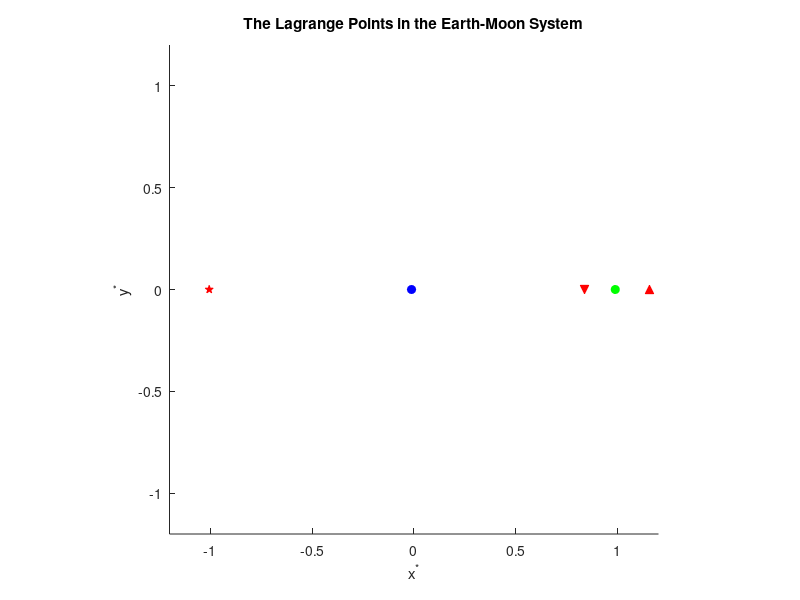

Write the MATLAB code that produced this figure. (Note: this script raises an error after producing the figure.)
function lagrange_points_example
    % These masses represent the Earth-Moon system
    m1 = 5.974E24; % kg
    m2 = 7.348E22; % kg
    pi2 = m2/(m1 + m2);

    function y = collinear_lagrange(xstar)
        firstterm = xstar;
        secondterm = (1 - pi2) ./ abs(xstar + pi2).^3 .* (xstar + pi2);
        thirdterm = pi2 ./ abs(xstar - 1 + pi2).^3 .* (xstar - 1 + pi2);
        y = firstterm - secondterm - thirdterm;
    end
    options = optimset('Display','iter');
    L_2 = fzero(@collinear_lagrange,[1, 1.5],options);
    L_1 = fzero(@collinear_lagrange,[0.01, 0.97],options);
    L_3 = fzero(@collinear_lagrange,[-1, -1.5],options);
    fprintf('L_1=%f, L_2=%f, L_3=%f\n', L_1, L_2, L_3)

    function output
        figure()
        title('The Lagrange Points in the Earth-Moon System')
        hold on
        ylim([-1.2,1.2])
        xlim([-1.2,1.2])
        axis square
        xlabel('x^*')
        ylabel('y^*')
        plot(-pi2,0,'bo','MarkerFaceColor','b')
        plot(1-pi2,0,'go','MarkerFaceColor','g')
        plot(L_1,0,'rv','MarkerFaceColor','r')
        plot(L_2,0,'r^','MarkerFaceColor','r')
        plot(L_3,0,'rp','MarkerFaceColor','r')
        plot(0.5-pi2,sqrt(3)/2,'rX','MarkerFaceColor','r')
        plot(0.5-pi2,-sqrt(3)/2,'rs','MarkerFaceColor','r')
        plot([-pi2,0.5-pi2,1-pi2,0.5-pi2,-pi2], [0,sqrt(3)/2,0,-sqrt(3)/2,0], '--k')
        yline(0,'k')
        coords = linspace(0,pi,100);
        plot((1-pi2).*cos(coords),(1-pi2).*sin(coords))
        hold all
        plot((1-pi2).*cos(coords),-(1-pi2).*sin(coords))
        legend('$m_1$','$m_2$', '$L_1$', '$L_2$', '$L_3$', '$L_4$', '$L_5$','Interpreter','latex')
    end
    output
end

